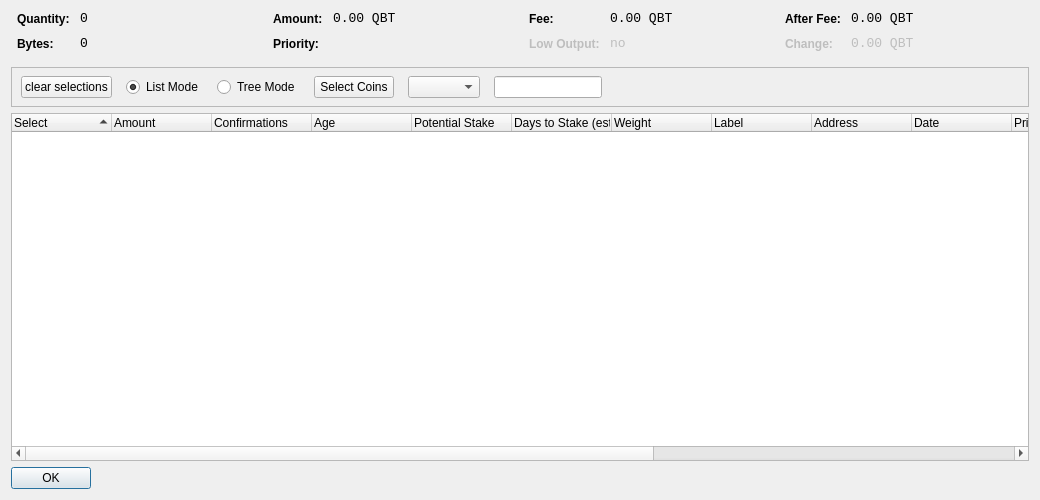
<?xml version="1.0" encoding="UTF-8"?>
<ui version="4.0">
 <class>CoinControlDialog</class>
 <widget class="QDialog" name="CoinControlDialog">
  <property name="geometry">
   <rect>
    <x>0</x>
    <y>0</y>
    <width>1040</width>
    <height>500</height>
   </rect>
  </property>
  <property name="windowTitle">
   <string>Coin Control</string>
  </property>
  <layout class="QVBoxLayout" name="verticalLayout">
   <item>
    <layout class="QHBoxLayout" name="horizontalLayoutTop" stretch="0,0,0,0">
     <property name="topMargin">
      <number>0</number>
     </property>
     <property name="bottomMargin">
      <number>10</number>
     </property>
     <item>
      <layout class="QFormLayout" name="formLayoutCoinControl1">
       <property name="horizontalSpacing">
        <number>10</number>
       </property>
       <property name="verticalSpacing">
        <number>10</number>
       </property>
       <property name="leftMargin">
        <number>6</number>
       </property>
       <property name="rightMargin">
        <number>6</number>
       </property>
       <item row="0" column="0">
        <widget class="QLabel" name="labelCoinControlQuantityText">
         <property name="styleSheet">
          <string notr="true">font-weight:bold;</string>
         </property>
         <property name="text">
          <string>Quantity:</string>
         </property>
        </widget>
       </item>
       <item row="0" column="1">
        <widget class="QLabel" name="labelCoinControlQuantity">
         <property name="font">
          <font>
           <family>Monospace</family>
           <pointsize>10</pointsize>
          </font>
         </property>
         <property name="cursor">
          <cursorShape>IBeamCursor</cursorShape>
         </property>
         <property name="contextMenuPolicy">
          <enum>Qt::ActionsContextMenu</enum>
         </property>
         <property name="text">
          <string>0</string>
         </property>
         <property name="textInteractionFlags">
          <set>Qt::LinksAccessibleByMouse|Qt::TextSelectableByKeyboard|Qt::TextSelectableByMouse</set>
         </property>
        </widget>
       </item>
       <item row="1" column="0">
        <widget class="QLabel" name="labelCoinControlBytesText">
         <property name="styleSheet">
          <string notr="true">font-weight:bold;</string>
         </property>
         <property name="text">
          <string>Bytes:</string>
         </property>
        </widget>
       </item>
       <item row="1" column="1">
        <widget class="QLabel" name="labelCoinControlBytes">
         <property name="font">
          <font>
           <family>Monospace</family>
           <pointsize>10</pointsize>
          </font>
         </property>
         <property name="cursor">
          <cursorShape>IBeamCursor</cursorShape>
         </property>
         <property name="contextMenuPolicy">
          <enum>Qt::ActionsContextMenu</enum>
         </property>
         <property name="text">
          <string>0</string>
         </property>
         <property name="textInteractionFlags">
          <set>Qt::LinksAccessibleByMouse|Qt::TextSelectableByKeyboard|Qt::TextSelectableByMouse</set>
         </property>
        </widget>
       </item>
      </layout>
     </item>
     <item>
      <layout class="QFormLayout" name="formLayoutCoinControl2">
       <property name="horizontalSpacing">
        <number>10</number>
       </property>
       <property name="verticalSpacing">
        <number>10</number>
       </property>
       <property name="leftMargin">
        <number>6</number>
       </property>
       <property name="rightMargin">
        <number>6</number>
       </property>
       <item row="0" column="0">
        <widget class="QLabel" name="labelCoinControlAmountText">
         <property name="styleSheet">
          <string notr="true">font-weight:bold;</string>
         </property>
         <property name="text">
          <string>Amount:</string>
         </property>
        </widget>
       </item>
       <item row="0" column="1">
        <widget class="QLabel" name="labelCoinControlAmount">
         <property name="font">
          <font>
           <family>Monospace</family>
           <pointsize>10</pointsize>
          </font>
         </property>
         <property name="cursor">
          <cursorShape>IBeamCursor</cursorShape>
         </property>
         <property name="contextMenuPolicy">
          <enum>Qt::ActionsContextMenu</enum>
         </property>
         <property name="text">
          <string>0.00 QBT</string>
         </property>
         <property name="textInteractionFlags">
          <set>Qt::LinksAccessibleByMouse|Qt::TextSelectableByKeyboard|Qt::TextSelectableByMouse</set>
         </property>
        </widget>
       </item>
       <item row="1" column="0">
        <widget class="QLabel" name="labelCoinControlPriorityText">
         <property name="styleSheet">
          <string notr="true">font-weight:bold;</string>
         </property>
         <property name="text">
          <string>Priority:</string>
         </property>
        </widget>
       </item>
       <item row="1" column="1">
        <widget class="QLabel" name="labelCoinControlPriority">
         <property name="font">
          <font>
           <family>Monospace</family>
           <pointsize>10</pointsize>
          </font>
         </property>
         <property name="cursor">
          <cursorShape>IBeamCursor</cursorShape>
         </property>
         <property name="contextMenuPolicy">
          <enum>Qt::ActionsContextMenu</enum>
         </property>
         <property name="text">
          <string/>
         </property>
         <property name="textInteractionFlags">
          <set>Qt::LinksAccessibleByMouse|Qt::TextSelectableByKeyboard|Qt::TextSelectableByMouse</set>
         </property>
        </widget>
       </item>
      </layout>
     </item>
     <item>
      <layout class="QFormLayout" name="formLayoutCoinControl3">
       <property name="horizontalSpacing">
        <number>10</number>
       </property>
       <property name="verticalSpacing">
        <number>10</number>
       </property>
       <property name="leftMargin">
        <number>6</number>
       </property>
       <property name="rightMargin">
        <number>6</number>
       </property>
       <item row="0" column="0">
        <widget class="QLabel" name="labelCoinControlFeeText">
         <property name="styleSheet">
          <string notr="true">font-weight:bold;</string>
         </property>
         <property name="text">
          <string>Fee:</string>
         </property>
        </widget>
       </item>
       <item row="0" column="1">
        <widget class="QLabel" name="labelCoinControlFee">
         <property name="font">
          <font>
           <family>Monospace</family>
           <pointsize>10</pointsize>
          </font>
         </property>
         <property name="cursor">
          <cursorShape>IBeamCursor</cursorShape>
         </property>
         <property name="contextMenuPolicy">
          <enum>Qt::ActionsContextMenu</enum>
         </property>
         <property name="text">
          <string>0.00 QBT</string>
         </property>
         <property name="textInteractionFlags">
          <set>Qt::LinksAccessibleByMouse|Qt::TextSelectableByKeyboard|Qt::TextSelectableByMouse</set>
         </property>
        </widget>
       </item>
       <item row="1" column="0">
        <widget class="QLabel" name="labelCoinControlLowOutputText">
         <property name="enabled">
          <bool>false</bool>
         </property>
         <property name="styleSheet">
          <string notr="true">font-weight:bold;</string>
         </property>
         <property name="text">
          <string>Low Output:</string>
         </property>
        </widget>
       </item>
       <item row="1" column="1">
        <widget class="QLabel" name="labelCoinControlLowOutput">
         <property name="enabled">
          <bool>false</bool>
         </property>
         <property name="font">
          <font>
           <family>Monospace</family>
           <pointsize>10</pointsize>
          </font>
         </property>
         <property name="cursor">
          <cursorShape>IBeamCursor</cursorShape>
         </property>
         <property name="contextMenuPolicy">
          <enum>Qt::ActionsContextMenu</enum>
         </property>
         <property name="text">
          <string>no</string>
         </property>
         <property name="textInteractionFlags">
          <set>Qt::LinksAccessibleByMouse|Qt::TextSelectableByKeyboard|Qt::TextSelectableByMouse</set>
         </property>
        </widget>
       </item>
      </layout>
     </item>
     <item>
      <layout class="QFormLayout" name="formLayoutCoinControl4">
       <property name="fieldGrowthPolicy">
        <enum>QFormLayout::AllNonFixedFieldsGrow</enum>
       </property>
       <property name="horizontalSpacing">
        <number>10</number>
       </property>
       <property name="verticalSpacing">
        <number>10</number>
       </property>
       <property name="leftMargin">
        <number>6</number>
       </property>
       <property name="rightMargin">
        <number>6</number>
       </property>
       <item row="0" column="0">
        <widget class="QLabel" name="labelCoinControlAfterFeeText">
         <property name="styleSheet">
          <string notr="true">font-weight:bold;</string>
         </property>
         <property name="text">
          <string>After Fee:</string>
         </property>
        </widget>
       </item>
       <item row="0" column="1">
        <widget class="QLabel" name="labelCoinControlAfterFee">
         <property name="font">
          <font>
           <family>Monospace</family>
           <pointsize>10</pointsize>
          </font>
         </property>
         <property name="cursor">
          <cursorShape>IBeamCursor</cursorShape>
         </property>
         <property name="contextMenuPolicy">
          <enum>Qt::ActionsContextMenu</enum>
         </property>
         <property name="text">
          <string>0.00 QBT</string>
         </property>
         <property name="textInteractionFlags">
          <set>Qt::LinksAccessibleByMouse|Qt::TextSelectableByKeyboard|Qt::TextSelectableByMouse</set>
         </property>
        </widget>
       </item>
       <item row="1" column="0">
        <widget class="QLabel" name="labelCoinControlChangeText">
         <property name="enabled">
          <bool>false</bool>
         </property>
         <property name="styleSheet">
          <string notr="true">font-weight:bold;</string>
         </property>
         <property name="text">
          <string>Change:</string>
         </property>
        </widget>
       </item>
       <item row="1" column="1">
        <widget class="QLabel" name="labelCoinControlChange">
         <property name="enabled">
          <bool>false</bool>
         </property>
         <property name="font">
          <font>
           <family>Monospace</family>
           <pointsize>10</pointsize>
          </font>
         </property>
         <property name="cursor">
          <cursorShape>IBeamCursor</cursorShape>
         </property>
         <property name="contextMenuPolicy">
          <enum>Qt::ActionsContextMenu</enum>
         </property>
         <property name="text">
          <string>0.00 QBT</string>
         </property>
         <property name="textInteractionFlags">
          <set>Qt::LinksAccessibleByMouse|Qt::TextSelectableByKeyboard|Qt::TextSelectableByMouse</set>
         </property>
        </widget>
       </item>
      </layout>
     </item>
    </layout>
   </item>
   <item>
    <widget class="QFrame" name="frame">
     <property name="minimumSize">
      <size>
       <width>0</width>
       <height>40</height>
      </size>
     </property>
     <property name="frameShape">
      <enum>QFrame::StyledPanel</enum>
     </property>
     <property name="frameShadow">
      <enum>QFrame::Sunken</enum>
     </property>
     <widget class="QWidget" name="horizontalLayoutWidget">
      <property name="geometry">
       <rect>
        <x>10</x>
        <y>0</y>
        <width>781</width>
        <height>41</height>
       </rect>
      </property>
      <layout class="QHBoxLayout" name="horizontalLayoutPanel" stretch="0,0,0,0,0,0,0">
       <property name="spacing">
        <number>14</number>
       </property>
       <item>
        <widget class="QPushButton" name="pushButtonSelectAll">
         <property name="sizePolicy">
          <sizepolicy hsizetype="Maximum" vsizetype="Fixed">
           <horstretch>0</horstretch>
           <verstretch>0</verstretch>
          </sizepolicy>
         </property>
         <property name="text">
          <string>clear selections</string>
         </property>
        </widget>
       </item>
       <item>
        <widget class="QRadioButton" name="radioListMode">
         <property name="sizePolicy">
          <sizepolicy hsizetype="Maximum" vsizetype="Fixed">
           <horstretch>0</horstretch>
           <verstretch>0</verstretch>
          </sizepolicy>
         </property>
         <property name="text">
          <string>List Mode</string>
         </property>
         <property name="checked">
          <bool>true</bool>
         </property>
        </widget>
       </item>
       <item>
        <widget class="QRadioButton" name="radioTreeMode">
         <property name="sizePolicy">
          <sizepolicy hsizetype="Maximum" vsizetype="Fixed">
           <horstretch>0</horstretch>
           <verstretch>0</verstretch>
          </sizepolicy>
         </property>
         <property name="text">
          <string>Tree Mode</string>
         </property>
        </widget>
       </item>
       <item>
        <widget class="QPushButton" name="pushButtonCustomCC">
         <property name="text">
          <string>Select Coins</string>
         </property>
        </widget>
       </item>
       <item>
        <widget class="QComboBox" name="QComboBoxFilterCoins"/>
       </item>
       <item>
        <widget class="QLineEdit" name="lineEditCustomCC">
         <property name="enabled">
          <bool>true</bool>
         </property>
         <property name="sizePolicy">
          <sizepolicy hsizetype="Fixed" vsizetype="Fixed">
           <horstretch>0</horstretch>
           <verstretch>0</verstretch>
          </sizepolicy>
         </property>
         <property name="baseSize">
          <size>
           <width>50</width>
           <height>0</height>
          </size>
         </property>
        </widget>
       </item>
       <item>
        <spacer name="horizontalSpacer">
         <property name="orientation">
          <enum>Qt::Horizontal</enum>
         </property>
         <property name="sizeHint" stdset="0">
          <size>
           <width>40</width>
           <height>20</height>
          </size>
         </property>
        </spacer>
       </item>
      </layout>
     </widget>
    </widget>
   </item>
   <item>
    <widget class="CoinControlTreeWidget" name="treeWidget">
     <property name="contextMenuPolicy">
      <enum>Qt::CustomContextMenu</enum>
     </property>
     <property name="sortingEnabled">
      <bool>false</bool>
     </property>
     <property name="columnCount">
      <number>16</number>
     </property>
     <attribute name="headerShowSortIndicator" stdset="0">
      <bool>true</bool>
     </attribute>
     <attribute name="headerStretchLastSection">
      <bool>false</bool>
     </attribute>
     <column>
      <property name="text">
       <string>Select</string> /** checkbox **/
      </property>
     </column>
     <column>
      <property name="text">
       <string>Amount</string> /** amount **/
      </property>
     </column>
     <column>
      <property name="text">
       <string>Confirmations</string> /** confs **/
      </property>
      <property name="toolTip">
       <string>Confirmed</string>
      </property>
     </column>
     <column>
      <property name="text">
       <string>Age</string> /** age **/
      </property>
     </column>
	 
	 <column>
      <property name="text">
       <string>Potential Stake</string> /** potential stake **/
      </property>
     </column>
	 <column>
      <property name="text">
       <string>Days to Stake (est.)</string> /** stake time estimate **/
      </property>
     </column>
     <column>
      <property name="text">
       <string>Weight</string> /** weight **/
      </property>
     </column>
     <column>
      <property name="text">
       <string>Label</string> /** label **/
      </property>
     </column>
     <column>
      <property name="text">
       <string>Address</string> /** address **/
      </property>
     </column>
     <column>
      <property name="text">
       <string>Date</string> /** date **/
      </property>
     </column>
     <column>
      <property name="text">
       <string>Priority</string> /** priority **/
      </property>
     </column>
	 <column>
      <property name="text"> /** age int 64 invisible **/
       <string/>
      </property>
     </column>
	 <column>
      <property name="text"> /** pot stake int 64 invisible **/
       <string/>
      </property>
     </column>
     <column>
      <property name="text">
       <string/>
      </property>
     </column>
     <column>
      <property name="text">
       <string/>
      </property>
     </column>
     <column>
      <property name="text">
       <string/>
      </property>
     </column>
     <column>
      <property name="text">
       <string/>
      </property>
     </column>
    </widget>
   </item>
   <item>
    <widget class="QDialogButtonBox" name="buttonBox">
     <property name="sizePolicy">
      <sizepolicy hsizetype="Maximum" vsizetype="Fixed">
       <horstretch>0</horstretch>
       <verstretch>0</verstretch>
      </sizepolicy>
     </property>
     <property name="orientation">
      <enum>Qt::Horizontal</enum>
     </property>
     <property name="standardButtons">
      <set>QDialogButtonBox::Ok</set>
     </property>
    </widget>
   </item>
  </layout>
 </widget>
 <customwidgets>
  <customwidget>
   <class>CoinControlTreeWidget</class>
   <extends>QTreeWidget</extends>
   <header>coincontroltreewidget.h</header>
  </customwidget>
 </customwidgets>
 <resources/>
 <connections/>
</ui>
